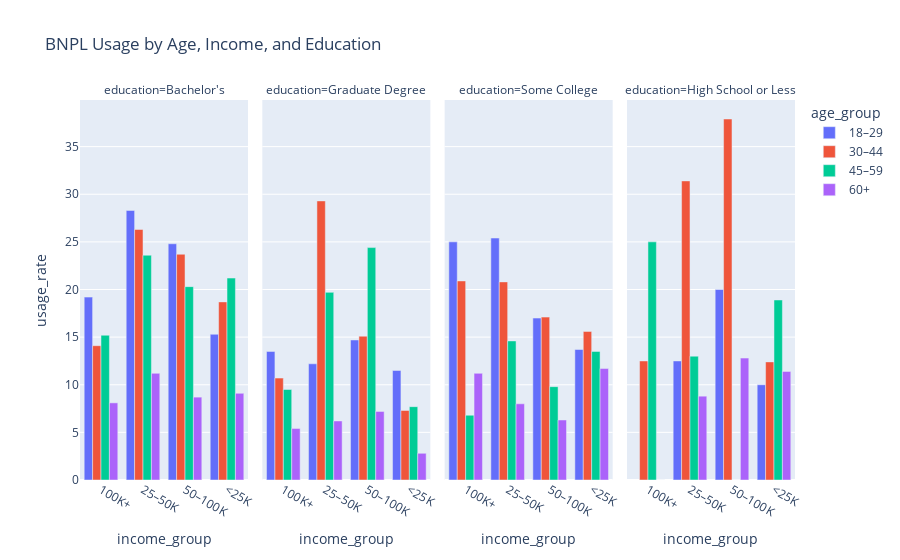

Notebook code cell kept with this figure:
### Markdown cell above
### BNPL Usage by Education: A Surprising Gradient

People with a **Bachelor’s degree** are the most likely to use Buy Now, Pay Later (BNPL), followed closely by those with **only a high school education**.

Surprisingly, **Graduate degree holders** are the least likely to use BNPL.

#### Why might this be?

- **Bachelor’s graduates** may:
  - Be more exposed to e-commerce and digital financial tools
  - Have greater lifestyle expenses
  - Feel more financially autonomous

- **Graduate degree holders** might:
  - Have more stable income
  - Prefer traditional credit options
  - Be more risk-averse

- The **Some College** group often falls in between — navigating between financial empowerment and fragility — and may access BNPL cautiously.

### Code cell
import plotly.express as px
fig = px.bar(
    summary,
    x="income_group", y="usage_rate",
    color="age_group",
    facet_col="education",
    barmode="group",
    title="BNPL Usage by Age, Income, and Education"
)
fig.show()

### Figure 1 — Plotly figure (JSON) as saved in the notebook; plotly's stock layout.template omitted (floating-point values rounded to 4 significant figures)
{"data": [{"alignmentgroup": "True", "hovertemplate": "age_group=18–29<br>education=Bachelor's<br>income_group=%{x}<br>usage_rate=%{y}<extra></extra>", "legendgroup": "18–29", "marker": {"color": "#636efa", "pattern": {"shape": ""}}, "name": "18–29", "offsetgroup": "18–29", "orientation": "v", "showlegend": true, "textposition": "auto", "type": "bar", "x": ["100K+", "25–50K", "50–100K", "<25K"], "xaxis": "x", "y": [19.2, 28.3, 24.8, 15.3], "yaxis": "y"}, {"alignmentgroup": "True", "hovertemplate": "age_group=18–29<br>education=Graduate Degree<br>income_group=%{x}<br>usage_rate=%{y}<extra></extra>", "legendgroup": "18–29", "marker": {"color": "#636efa", "pattern": {"shape": ""}}, "name": "18–29", "offsetgroup": "18–29", "orientation": "v", "showlegend": false, "textposition": "auto", "type": "bar", "x": ["100K+", "25–50K", "50–100K", "<25K"], "xaxis": "x2", "y": [13.5, 12.2, 14.7, 11.5], "yaxis": "y2"}, {"alignmentgroup": "True", "hovertemplate": "age_group=18–29<br>education=Some College<br>income_group=%{x}<br>usage_rate=%{y}<extra></extra>", "legendgroup": "18–29", "marker": {"color": "#636efa", "pattern": {"shape": ""}}, "name": "18–29", "offsetgroup": "18–29", "orientation": "v", "showlegend": false, "textposition": "auto", "type": "bar", "x": ["100K+", "25–50K", "50–100K", "<25K"], "xaxis": "x3", "y": [25, 25.4, 17, 13.7], "yaxis": "y3"}, {"alignmentgroup": "True", "hovertemplate": "age_group=18–29<br>education=High School or Less<br>income_group=%{x}<br>usage_rate=%{y}<extra></extra>", "legendgroup": "18–29", "marker": {"color": "#636efa", "pattern": {"shape": ""}}, "name": "18–29", "offsetgroup": "18–29", "orientation": "v", "showlegend": false, "textposition": "auto", "type": "bar", "x": ["25–50K", "50–100K", "<25K"], "xaxis": "x4", "y": [12.5, 20, 10], "yaxis": "y4"}, {"alignmentgroup": "True", "hovertemplate": "age_group=30–44<br>education=Bachelor's<br>income_group=%{x}<br>usage_rate=%{y}<extra></extra>", "legendgroup": "30–44", "marker": {"color": "#EF553B", "pattern": {"shape": ""}}, "name": "30–44", "offsetgroup": "30–44", "orientation": "v", "showlegend": true, "textposition": "auto", "type": "bar", "x": ["100K+", "25–50K", "50–100K", "<25K"], "xaxis": "x", "y": [14.1, 26.3, 23.7, 18.7], "yaxis": "y"}, {"alignmentgroup": "True", "hovertemplate": "age_group=30–44<br>education=Graduate Degree<br>income_group=%{x}<br>usage_rate=%{y}<extra></extra>", "legendgroup": "30–44", "marker": {"color": "#EF553B", "pattern": {"shape": ""}}, "name": "30–44", "offsetgroup": "30–44", "orientation": "v", "showlegend": false, "textposition": "auto", "type": "bar", "x": ["100K+", "25–50K", "50–100K", "<25K"], "xaxis": "x2", "y": [10.7, 29.3, 15.1, 7.3], "yaxis": "y2"}, {"alignmentgroup": "True", "hovertemplate": "age_group=30–44<br>education=Some College<br>income_group=%{x}<br>usage_rate=%{y}<extra></extra>", "legendgroup": "30–44", "marker": {"color": "#EF553B", "pattern": {"shape": ""}}, "name": "30–44", "offsetgroup": "30–44", "orientation": "v", "showlegend": false, "textposition": "auto", "type": "bar", "x": ["100K+", "25–50K", "50–100K", "<25K"], "xaxis": "x3", "y": [20.9, 20.8, 17.1, 15.6], "yaxis": "y3"}, {"alignmentgroup": "True", "hovertemplate": "age_group=30–44<br>education=High School or Less<br>income_group=%{x}<br>usage_rate=%{y}<extra></extra>", "legendgroup": "30–44", "marker": {"color": "#EF553B", "pattern": {"shape": ""}}, "name": "30–44", "offsetgroup": "30–44", "orientation": "v", "showlegend": false, "textposition": "auto", "type": "bar", "x": ["100K+", "25–50K", "50–100K", "<25K"], "xaxis": "x4", "y": [12.5, 31.4, 37.9, 12.4], "yaxis": "y4"}, {"alignmentgroup": "True", "hovertemplate": "age_group=45–59<br>education=Bachelor's<br>income_group=%{x}<br>usage_rate=%{y}<extra></extra>", "legendgroup": "45–59", "marker": {"color": "#00cc96", "pattern": {"shape": ""}}, "name": "45–59", "offsetgroup": "45–59", "orientation": "v", "showlegend": true, "textposition": "auto", "type": "bar", "x": ["100K+", "25–50K", "50–100K", "<25K"], "xaxis": "x", "y": [15.2, 23.6, 20.3, 21.2], "yaxis": "y"}, {"alignmentgroup": "True", "hovertemplate": "age_group=45–59<br>education=Graduate Degree<br>income_group=%{x}<br>usage_rate=%{y}<extra></extra>", "legendgroup": "45–59", "marker": {"color": "#00cc96", "pattern": {"shape": ""}}, "name": "45–59", "offsetgroup": "45–59", "orientation": "v", "showlegend": false, "textposition": "auto", "type": "bar", "x": ["100K+", "25–50K", "50–100K", "<25K"], "xaxis": "x2", "y": [9.5, 19.7, 24.4, 7.7], "yaxis": "y2"}, {"alignmentgroup": "True", "hovertemplate": "age_group=45–59<br>education=Some College<br>income_group=%{x}<br>usage_rate=%{y}<extra></extra>", "legendgroup": "45–59", "marker": {"color": "#00cc96", "pattern": {"shape": ""}}, "name": "45–59", "offsetgroup": "45–59", "orientation": "v", "showlegend": false, "textposition": "auto", "type": "bar", "x": ["100K+", "25–50K", "50–100K", "<25K"], "xaxis": "x3", "y": [6.8, 14.6, 9.8, 13.5], "yaxis": "y3"}, {"alignmentgroup": "True", "hovertemplate": "age_group=45–59<br>education=High School or Less<br>income_group=%{x}<br>usage_rate=%{y}<extra></extra>", "legendgroup": "45–59", "marker": {"color": "#00cc96", "pattern": {"shape": ""}}, "name": "45–59", "offsetgroup": "45–59", "orientation": "v", "showlegend": false, "textposition": "auto", "type": "bar", "x": ["100K+", "25–50K", "50–100K", "<25K"], "xaxis": "x4", "y": [25, 13, 0, 18.9], "yaxis": "y4"}, {"alignmentgroup": "True", "hovertemplate": "age_group=60+<br>education=Bachelor's<br>income_group=%{x}<br>usage_rate=%{y}<extra></extra>", "legendgroup": "60+", "marker": {"color": "#ab63fa", "pattern": {"shape": ""}}, "name": "60+", "offsetgroup": "60+", "orientation": "v", "showlegend": true, "textposition": "auto", "type": "bar", "x": ["100K+", "25–50K", "50–100K", "<25K"], "xaxis": "x", "y": [8.1, 11.2, 8.7, 9.1], "yaxis": "y"}, {"alignmentgroup": "True", "hovertemplate": "age_group=60+<br>education=Graduate Degree<br>income_group=%{x}<br>usage_rate=%{y}<extra></extra>", "legendgroup": "60+", "marker": {"color": "#ab63fa", "pattern": {"shape": ""}}, "name": "60+", "offsetgroup": "60+", "orientation": "v", "showlegend": false, "textposition": "auto", "type": "bar", "x": ["100K+", "25–50K", "50–100K", "<25K"], "xaxis": "x2", "y": [5.4, 6.2, 7.2, 2.8], "yaxis": "y2"}, {"alignmentgroup": "True", "hovertemplate": "age_group=60+<br>education=Some College<br>income_group=%{x}<br>usage_rate=%{y}<extra></extra>", "legendgroup": "60+", "marker": {"color": "#ab63fa", "pattern": {"shape": ""}}, "name": "60+", "offsetgroup": "60+", "orientation": "v", "showlegend": false, "textposition": "auto", "type": "bar", "x": ["100K+", "25–50K", "50–100K", "<25K"], "xaxis": "x3", "y": [11.2, 8, 6.3, 11.7], "yaxis": "y3"}, {"alignmentgroup": "True", "hovertemplate": "age_group=60+<br>education=High School or Less<br>income_group=%{x}<br>usage_rate=%{y}<extra></extra>", "legendgroup": "60+", "marker": {"color": "#ab63fa", "pattern": {"shape": ""}}, "name": "60+", "offsetgroup": "60+", "orientation": "v", "showlegend": false, "textposition": "auto", "type": "bar", "x": ["100K+", "25–50K", "50–100K", "<25K"], "xaxis": "x4", "y": [0, 8.8, 12.8, 11.4], "yaxis": "y4"}], "layout": {"annotations": [{"font": {}, "showarrow": false, "text": "education=Bachelor's", "x": 0.1175, "xanchor": "center", "xref": "paper", "y": 1, "yanchor": "bottom", "yref": "paper"}, {"font": {}, "showarrow": false, "text": "education=Graduate Degree", "x": 0.3725, "xanchor": "center", "xref": "paper", "y": 1, "yanchor": "bottom", "yref": "paper"}, {"font": {}, "showarrow": false, "text": "education=Some College", "x": 0.6275, "xanchor": "center", "xref": "paper", "y": 1, "yanchor": "bottom", "yref": "paper"}, {"font": {}, "showarrow": false, "text": "education=High School or Less", "x": 0.8825, "xanchor": "center", "xref": "paper", "y": 1, "yanchor": "bottom", "yref": "paper"}], "autosize": true, "barmode": "group", "legend": {"title": {"text": "age_group"}, "tracegroupgap": 0}, "title": {"text": "BNPL Usage by Age, Income, and Education"}, "xaxis": {"anchor": "y", "autorange": true, "domain": [0, 0.235], "range": [-0.5, 3.5], "title": {"text": "income_group"}, "type": "category"}, "xaxis2": {"anchor": "y2", "autorange": true, "domain": [0.255, 0.49], "matches": "x", "range": [-0.5, 3.5], "title": {"text": "income_group"}, "type": "category"}, "xaxis3": {"anchor": "y3", "autorange": true, "domain": [0.51, 0.745], "matches": "x", "range": [-0.5, 3.5], "title": {"text": "income_group"}, "type": "category"}, "xaxis4": {"anchor": "y4", "autorange": true, "domain": [0.765, 1.0], "matches": "x", "range": [-0.5, 3.5], "title": {"text": "income_group"}, "type": "category"}, "yaxis": {"anchor": "x", "autorange": true, "domain": [0, 1], "range": [0, 39.89], "title": {"text": "usage_rate"}, "type": "linear"}, "yaxis2": {"anchor": "x2", "autorange": true, "domain": [0, 1], "matches": "y", "range": [0, 39.89], "showticklabels": false, "type": "linear"}, "yaxis3": {"anchor": "x3", "autorange": true, "domain": [0, 1], "matches": "y", "range": [0, 39.89], "showticklabels": false, "type": "linear"}, "yaxis4": {"anchor": "x4", "autorange": true, "domain": [0, 1], "matches": "y", "range": [0, 39.89], "showticklabels": false, "type": "linear"}}}
